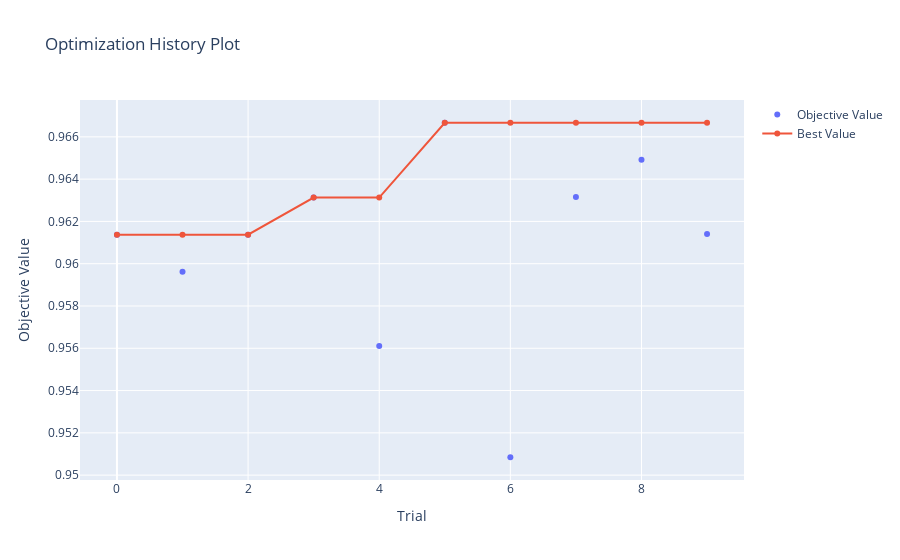

The cell this chart's notebook holds for it:
### Markdown cell above
ロジスティック回帰，SVC，ランダムフォレストのうち，最も高い正答率を出せたのはランダムフォレスト  
経緯を`optuna.visualization`で描画することができる．

### Code cell
#study.best_params
optuna.visualization.plot_optimization_history(study).show()
#optuna.visualization.plot_slice(study)

### Figure 1 — Plotly figure (JSON) as saved in the notebook; plotly's stock layout.template omitted (floating-point values rounded to 4 significant figures)
{"data": [{"mode": "markers", "name": "Objective Value", "type": "scatter", "x": [0, 1, 2, 3, 4, 5, 6, 7, 8, 9], "y": [0.9614, 0.9596, 0.9614, 0.9631, 0.9561, 0.9667, 0.9508, 0.9632, 0.9649, 0.9614]}, {"name": "Best Value", "type": "scatter", "x": [0, 1, 2, 3, 4, 5, 6, 7, 8, 9], "y": [0.9614, 0.9614, 0.9614, 0.9631, 0.9631, 0.9667, 0.9667, 0.9667, 0.9667, 0.9667]}], "layout": {"autosize": true, "title": {"text": "Optimization History Plot"}, "xaxis": {"autorange": true, "range": [-0.5578, 9.558], "title": {"text": "Trial"}, "type": "linear"}, "yaxis": {"autorange": true, "range": [0.9495, 0.968], "title": {"text": "Objective Value"}, "type": "linear"}}}
